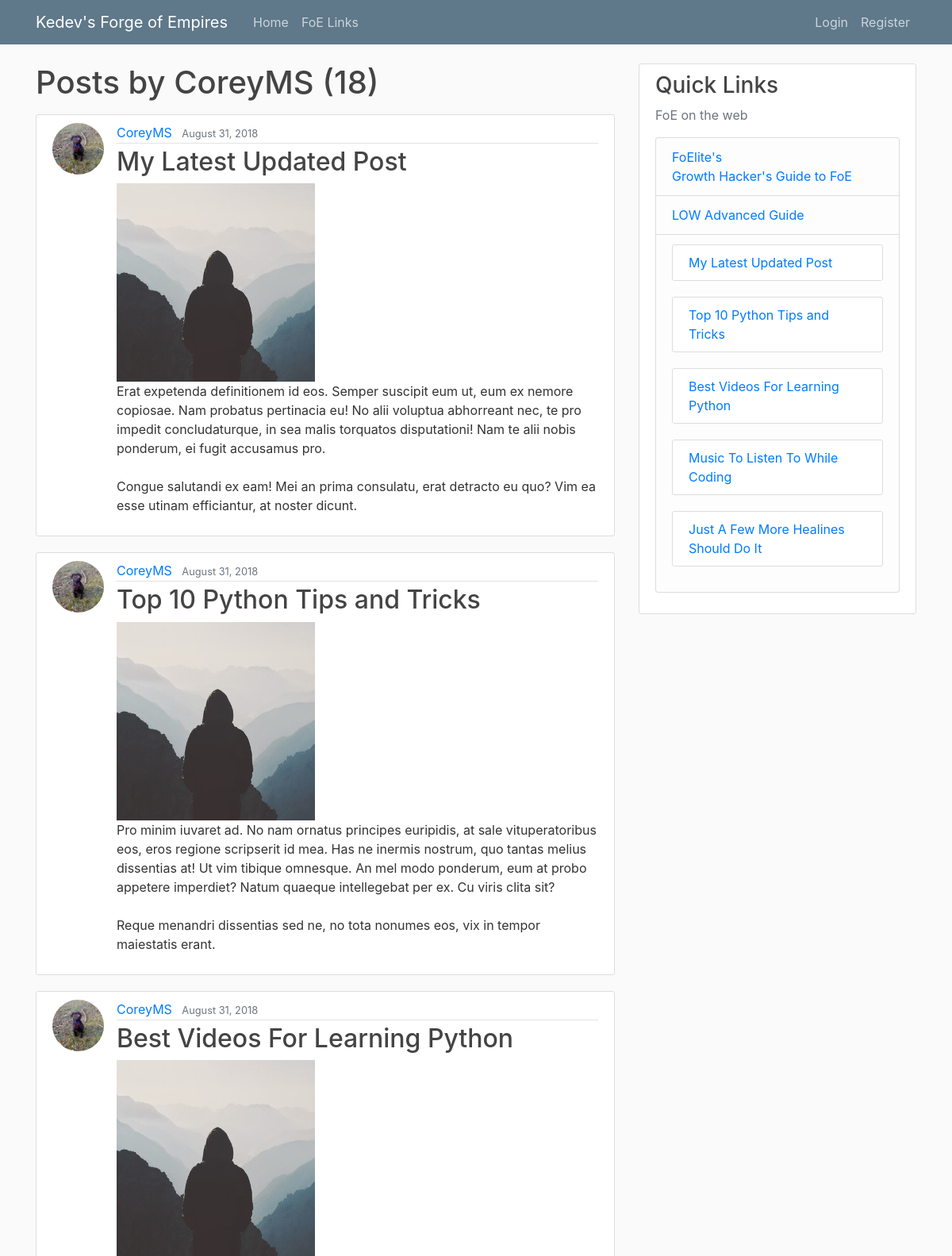
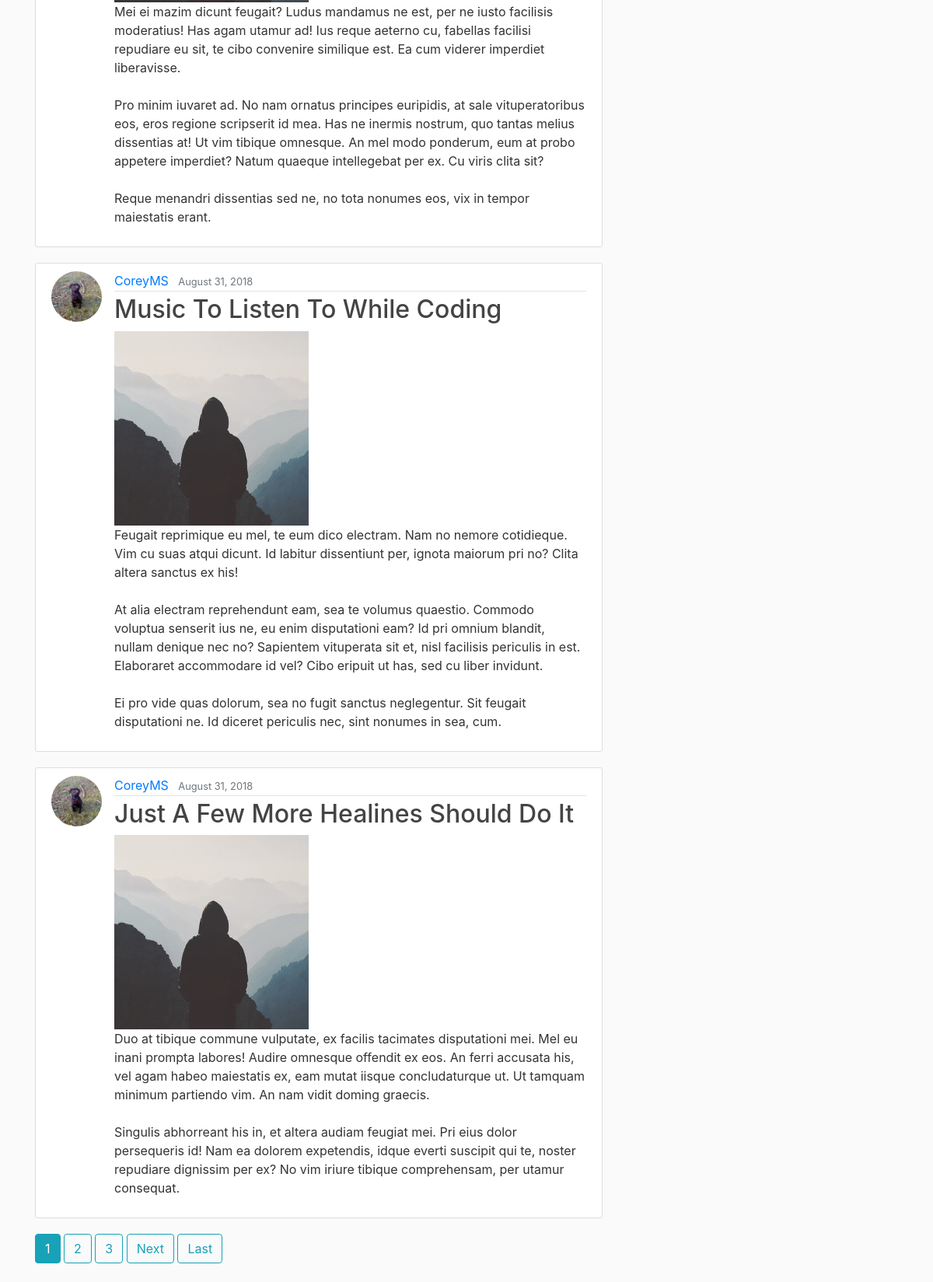
The app's page /user/CoreyMS with its own data (2 pictures, top to bottom).
### blog/models.py (models this page shows, shortened)
class Post(models.Model):
    title = models.CharField(max_length=100)
    content = models.TextField()
    date_posted = models.DateTimeField(default=timezone.now)
    author = models.ForeignKey(User, on_delete=models.CASCADE)
    thumb = models.ImageField(default='default.jpg', blank=True)

### users/models.py (models this page shows, shortened)
class Profile(models.Model):
    user = models.OneToOneField(User, on_delete=models.CASCADE)
    image = models.ImageField(default='default.jpg', upload_to='profile_pics')

### blog/views.py (the view)
# urls.py: path('user/<str:username>', UserPostListView.as_view(), name='user-posts'),
class UserPostListView(ListView):
    model = Post
    template_name = 'blog/user_posts.html'  # <app>/<model>_<viewtype>.html
    context_object_name = 'posts'
    paginate_by = 5
    def get_queryset(self):
        user = get_object_or_404(User, username=self.kwargs.get('username'))
        return Post.objects.filter(author=user).order_by('-date_posted')

### blog/templates/blog/user_posts.html (shortened to what this page needs)
{% extends "blog/base.html" %}
{% block content %}
    <h1 class="mb-3">Posts by {{ view.kwargs.username }} ({{ page_obj.paginator.count }})</h1>
    {% for post in posts %}
        <article class="media content-section">
          <img class="rounded-circle article-img" src="{{ post.author.profile.image.url }}">
          <div class="media-body">
            <div class="article-metadata">
              <a class="mr-2" href="{% url 'user-posts' post.author.username %}">{{ post.author }}</a>
              <small class="text-muted">{{ post.date_posted|date:"F d, Y" }}</small>
            </div>
            <h2><a class="article-title" href="{% url 'post-detail' post.id %}">{{ post.title }}</a></h2>
            <img src="{{ post.thumb.url }}">
            <p class="article-content">{{ post.content }}</p>
          </div>
        </article>
    {% endfor %}
    {% if is_paginated %}
      {% for num in page_obj.paginator.page_range %}
        {% if page_obj.number == num %}
          <a class="btn btn-info mb-4" href="?page={{ num }}">{{ num }}</a>
        {% elif num > page_obj.number|add:'-3' and num < page_obj.number|add:'3' %}
          <a class="btn btn-outline-info mb-4" href="?page={{ num }}">{{ num }}</a>
        {% endif %}
      {% endfor %}
      {% if page_obj.has_next %}
        <a class="btn btn-outline-info mb-4" href="?page={{ page_obj.next_page_number }}">Next</a>
        <a class="btn btn-outline-info mb-4" href="?page={{ page_obj.paginator.num_pages }}">Last</a>
      {% endif %}
    {% endif %}
{% endblock content %}

### blog/templates/blog/base.html (shortened to what this page needs)
{% load static %}
<!DOCTYPE html>
<html>
<head>
    <link rel="stylesheet" href="https://maxcdn.bootstrapcdn.com/bootstrap/4.0.0/css/bootstrap.min.css">
    <link rel="stylesheet" type="text/css" href="{% static 'blog/main.css' %}">
</head>
<body>
    <header class="site-header">
      <nav class="navbar navbar-expand-md navbar-dark bg-steel fixed-top">
        <div class="container">
          <a class="navbar-brand mr-4" href="{% url 'blog-home' %}">Kedev's Forge of Empires</a>
          <div class="collapse navbar-collapse" id="navbarToggle">
            <div class="navbar-nav mr-auto">
              <a class="nav-item nav-link" href="{% url 'blog-home' %}">Home</a>
              <a class="nav-item nav-link" href="{% url 'blog-links' %}">FoE Links</a>
            </div>
            <div class="navbar-nav">
              {% if user.is_authenticated %}
                <a class="nav-item nav-link" href="{% url 'post-create' %}">New Post</a>
                <a class="nav-item nav-link" href="{% url 'profile' %}">Profile</a>
                <a class="nav-item nav-link" href="{% url 'logout' %}">Logout</a>
              {% else %}
                <a class="nav-item nav-link" href="{% url 'login' %}">Login</a>
                <a class="nav-item nav-link" href="{% url 'register' %}">Register</a>
              {% endif %}
            </div>
          </div>
        </div>
      </nav>
    </header>
    <main role="main" class="container">
      <div class="row">
        <div class="col-md-8">
          {% block content %}{% endblock %}
        </div>
        <div class="col-md-4">
          <div class="content-section">
            <h3>Quick Links</h3>
            <p class='text-muted'>FoE on the web
              <ul class="list-group">
                <li class="list-group-item list-group-item-light">
                  <a href="{% url 'blog-growth' %}">FoElite's<br>Growth Hacker's Guide to FoE</a></li>
                <li class="list-group-item list-group-item-light">
                  <a href="https://forum.en.forgeofempires.com/index.php?threads/low-advanced-guide.33723/">LOW Advanced Guide</a></li>
                <li class="list-group-item list-group-item-light">
                 {% for post in posts %}
                 <article class="media content-section">
                 <a href="{% url 'post-detail' post.id %}">{{ post.title }}</a></article>
                 {% endfor %}
                </li>
              </ul>
            </p>
          </div>
        </div>
      </div>
    </main>
</body>
</html>

### blog/static/blog/main.css (style rules this page uses)
body { background: #fafafa; color: #333333; margin-top: 5rem; }
h1, h2, h3, h4, h5, h6 { color: #444444; }
ul { margin: 0; }
.bg-steel { background-color: #5f788a; }
.site-header .navbar-nav .nav-link { color: #cbd5db; }
.content-section { background: #ffffff; padding: 10px 20px; border: 1px solid #dddddd; border-radius: 3px; margin-bottom: 20px; }
.article-title { color: #444444; }
.article-content { white-space: pre-line; }
.article-img { height: 65px; width: 65px; margin-right: 16px; }
.article-metadata { padding-bottom: 1px; margin-bottom: 4px; border-bottom: 1px solid #e3e3e3 }

### records on screen
Post: author.profile.image (picture), author "CoreyMS", date_posted "August 31, 2018", title "My Latest Updated Post", thumb (placeholder picture), content "Erat expetenda definitionem id eos. Semper suscipit eum ut, eum ex nemore copiosae. Nam probatus pertinacia eu! No alii voluptua abhorreant nec, te pro impedit concludaturque, in sea malis torquatos disputationi! Nam te alii nobis ponderum, ei fugit accusamus pro. Congue salutandi ex eam! Mei an prima consulatu, erat detracto eu quo? Vim ea esse utinam efficiantur, at noster dicunt."
Post: author.profile.image (picture), author "CoreyMS", date_posted "August 31, 2018", title "Top 10 Python Tips and Tricks", thumb (placeholder picture), content "Pro minim iuvaret ad. No nam ornatus principes euripidis, at sale vituperatoribus eos, eros regione scripserit id mea. Has ne inermis nostrum, quo tantas melius dissentias at! Ut vim tibique omnesque. An mel modo ponderum, eum at probo appetere imperdiet? Natum quaeque intellegebat per ex. Cu viris clita sit? Reque menandri dissentias sed ne, no tota nonumes eos, vix in tempor maiestatis erant."
Post: author.profile.image (picture), author "CoreyMS", date_posted "August 31, 2018", title "Best Videos For Learning Python", thumb (placeholder picture), content "Mei ei mazim dicunt feugait? Ludus mandamus ne est, per ne iusto facilisis moderatius! Has agam utamur ad! Ius reque aeterno cu, fabellas facilisi repudiare eu sit, te cibo convenire similique est. Ea cum viderer imperdiet liberavisse. Pro minim iuvaret ad. No nam ornatus principes euripidis, at sale vituperatoribus eos, eros regione scripserit id mea. Has ne inermis nostrum, quo tantas melius dissentias at! Ut vim tibique omnesque. An mel modo ponderum, eum at probo appetere imperdiet? Natum quaeque intellegebat per ex. Cu viris clita sit? Reque menandri dissentias sed ne, no tota nonumes eos, vix in tempor maiestatis erant."
Post: author.profile.image (picture), author "CoreyMS", date_posted "August 31, 2018", title "Music To Listen To While Coding", thumb (placeholder picture), content "Feugait reprimique eu mel, te eum dico electram. Nam no nemore cotidieque. Vim cu suas atqui dicunt. Id labitur dissentiunt per, ignota maiorum pri no? Clita altera sanctus ex his! At alia electram reprehendunt eam, sea te volumus quaestio. Commodo voluptua senserit ius ne, eu enim disputationi eam? Id pri omnium blandit, nullam denique nec no? Sapientem vituperata sit et, nisl facilisis periculis in est. Elaboraret accommodare id vel? Cibo eripuit ut has, sed cu liber invidunt. Ei pro vide quas dolorum, sea no fugit sanctus neglegentur. Sit feugait disputationi ne. Id diceret periculis nec, sint nonumes in sea, cum."
Post: author.profile.image (picture), author "CoreyMS", date_posted "August 31, 2018", title "Just A Few More Healines Should Do It", thumb (placeholder picture), content "Duo at tibique commune vulputate, ex facilis tacimates disputationi mei. Mel eu inani prompta labores! Audire omnesque offendit ex eos. An ferri accusata his, vel agam habeo maiestatis ex, eam mutat iisque concludaturque ut. Ut tamquam minimum partiendo vim. An nam vidit doming graecis. Singulis abhorreant his in, et altera audiam feugiat mei. Pri eius dolor persequeris id! Nam ea dolorem expetendis, idque everti suscipit qui te, noster repudiare dignissim per ex? No vim iriure tibique comprehensam, per utamur consequat."

### other values on screen
{{ view.kwargs.username }} "CoreyMS"
{{ page_obj.paginator.count }} "18"
{{ num }} "1"
{{ num }} "2" "3"
